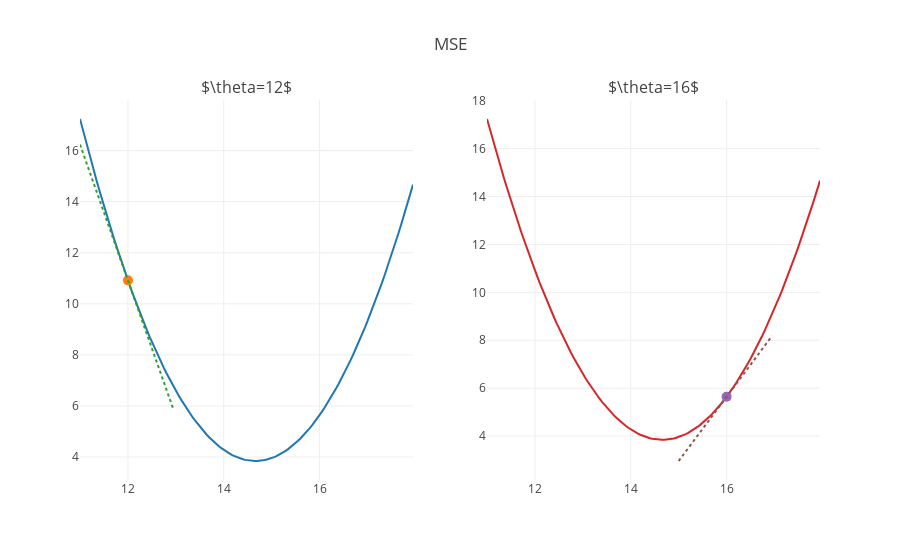

The code cell stored with this chart in its notebook:
### Markdown cell above
Our first choice of $\theta$ is 12 and 16:

### Code cell
fig = tools.make_subplots(rows=1, cols=2, 
                          subplot_titles=(r'$\theta=12$',r'$\theta=16$'))
for i in plot_loss(ys, [11,18], 12, mse):
    fig.append_trace(i, 1, 1)
for i in plot_loss(ys, [11,18], 16, mse):
    fig.append_trace(i, 1, 2)
    
fig['layout'].update(showlegend=False, title='MSE')

py.iplot(fig)

### Figure 1 — Plotly figure (JSON) as saved in the notebook; plotly's stock layout.template omitted (floating-point values rounded to 4 significant figures; data arrays with more than 128 entries replaced by an {"elided": "..."} marker saying what was removed)
{"data": [{"name": "MSE", "type": "scatter", "uid": "3ec88b54-fb06-4e2b-a078-c69fdbf16459", "x": {"elided": "140 float values"}, "xaxis": "x", "y": {"elided": "140 float values"}, "yaxis": "y"}, {"marker": {"size": 10}, "mode": "markers", "name": "Current Loss", "type": "scatter", "uid": "720cc5bd-9202-4e4f-ad44-bac52ecc385b", "x": [12], "xaxis": "x", "y": [10.92], "yaxis": "y"}, {"line": {"dash": "dot"}, "mode": "lines", "name": "Tangent Line", "type": "scatter", "uid": "275076df-b644-4c2e-b17e-8ebece545fa2", "x": [11, 11.05, 11.1, 11.15, 11.2, 11.25, 11.3, 11.35, 11.4, 11.45, 11.5, 11.55, 11.6, 11.65, 11.7, 11.75, 11.8, 11.85, 11.9, 11.95, 12.0, 12.05, 12.1, 12.15, 12.2, 12.25, 12.3, 12.35, 12.4, 12.45, 12.5, 12.55, 12.6, 12.65, 12.7, 12.75, 12.8, 12.85, 12.9, 12.95], "xaxis": "x", "y": [16.24, 15.97, 15.71, 15.44, 15.17, 14.91, 14.64, 14.38, 14.11, 13.84, 13.58, 13.31, 13.05, 12.78, 12.51, 12.25, 11.98, 11.72, 11.45, 11.18, 10.92, 10.65, 10.39, 10.12, 9.854, 9.588, 9.322, 9.056, 8.79, 8.524, 8.258, 7.992, 7.726, 7.46, 7.194, 6.928, 6.662, 6.396, 6.13, 5.864], "yaxis": "y"}, {"name": "MSE", "type": "scatter", "uid": "d4538c8a-d744-4577-8cc5-6401a912b011", "x": {"elided": "140 float values"}, "xaxis": "x2", "y": {"elided": "140 float values"}, "yaxis": "y2"}, {"marker": {"size": 10}, "mode": "markers", "name": "Current Loss", "type": "scatter", "uid": "1e313354-b4d7-46b8-afa0-d66369334962", "x": [16], "xaxis": "x2", "y": [5.638], "yaxis": "y2"}, {"line": {"dash": "dot"}, "mode": "lines", "name": "Tangent Line", "type": "scatter", "uid": "3e58b880-a48f-4749-b7f5-097a01789595", "x": [15, 15.05, 15.1, 15.15, 15.2, 15.25, 15.3, 15.35, 15.4, 15.45, 15.5, 15.55, 15.6, 15.65, 15.7, 15.75, 15.8, 15.85, 15.9, 15.95, 16.0, 16.05, 16.1, 16.15, 16.2, 16.25, 16.3, 16.35, 16.4, 16.45, 16.5, 16.55, 16.6, 16.65, 16.7, 16.75, 16.8, 16.85, 16.9, 16.95], "xaxis": "x2", "y": [2.958, 3.092, 3.226, 3.36, 3.494, 3.628, 3.762, 3.896, 4.03, 4.164, 4.298, 4.432, 4.566, 4.7, 4.834, 4.968, 5.102, 5.236, 5.37, 5.504, 5.638, 5.772, 5.906, 6.04, 6.174, 6.308, 6.442, 6.576, 6.71, 6.844, 6.978, 7.112, 7.246, 7.38, 7.514, 7.648, 7.782, 7.916, 8.05, 8.184], "yaxis": "y2"}], "layout": {"annotations": [{"font": {"size": 16}, "showarrow": false, "text": "$\\theta=12$", "x": 0.225, "xanchor": "center", "xref": "paper", "y": 1, "yanchor": "bottom", "yref": "paper"}, {"font": {"size": 16}, "showarrow": false, "text": "$\\theta=16$", "x": 0.775, "xanchor": "center", "xref": "paper", "y": 1, "yanchor": "bottom", "yref": "paper"}], "showlegend": false, "title": {"text": "MSE"}, "xaxis": {"anchor": "y", "domain": [0, 0.45]}, "xaxis2": {"anchor": "y2", "domain": [0.55, 1]}, "yaxis": {"anchor": "x", "domain": [0, 1]}, "yaxis2": {"anchor": "x2", "domain": [0, 1]}}}
